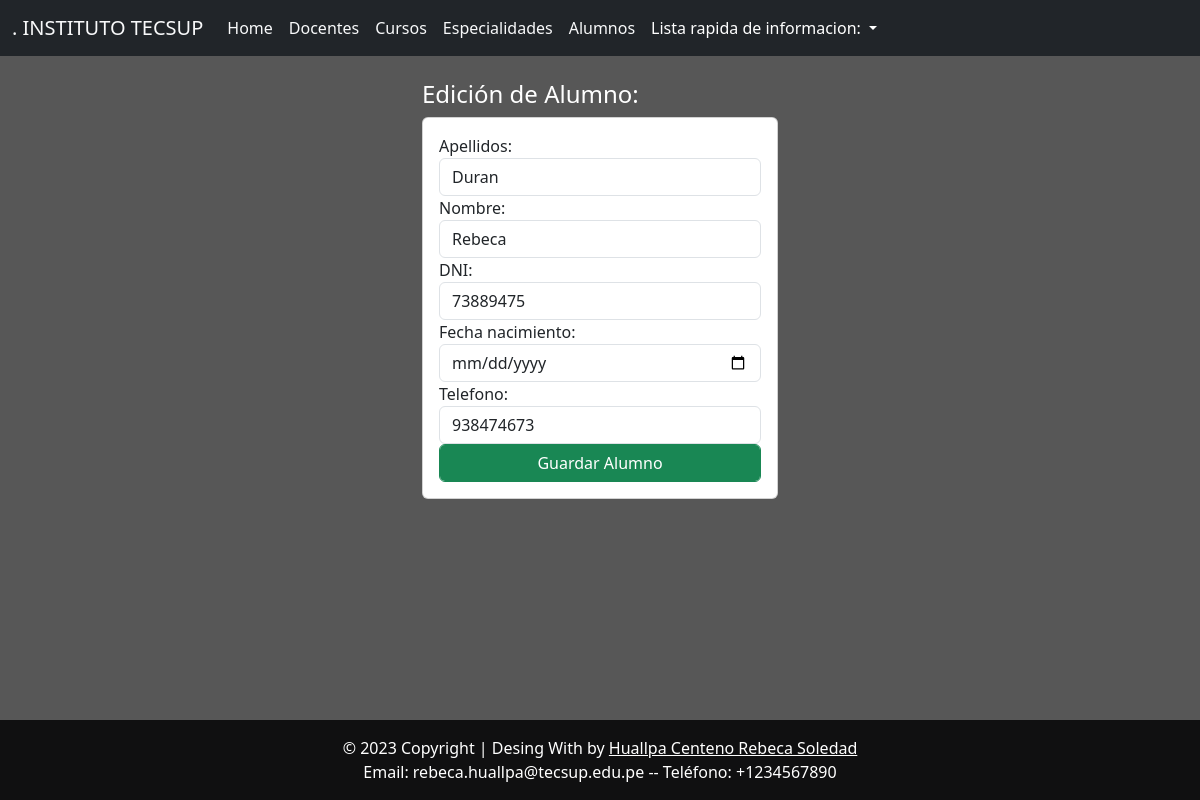
Screenshot of /editaralumno/1/ with the database file from the repository.
### Aplicaciones/Academicos/models.py (models this page shows, shortened)
class Alumno(models.Model):
    id_alumno = models.CharField(primary_key=True, max_length=6)
    apellido = models.CharField(max_length=100)
    nombre = models.CharField(max_length=100)
    dni = models.CharField(max_length=8)
    fecha_nacimiento = models.DateField()
    telefono = models.CharField(max_length=20)

### Aplicaciones/Academicos/views.py (the view)
# urls.py: path('editaralumno/<int:id_alumno>/', views.editaralumno, name='editaralumno'),  # URL para editar un alumno
def editaralumno(request, id_alumno):
    if request.method == "POST":
        apellido = request.POST["txtapellido"]
        nombre = request.POST["txtnombre"]
        dni = request.POST["txtdni"]
        fecha_nacimiento = request.POST["txtfecha_nacimiento"]
        telefono = request.POST["txttelefono"]
        alumno = Alumno.objects.get(id_alumno=id_alumno)
        alumno.apellido = apellido
        alumno.nombre = nombre
        alumno.dni = dni
        alumno.fecha_nacimiento = fecha_nacimiento
        alumno.telefono = telefono
        alumno.save()
        return redirect('/alumno')
    else:
        alumno = Alumno.objects.get(id_alumno=id_alumno)
        return render(request, "EdicionAlumno.html", {"alumno": alumno})

### Aplicaciones/Academicos/Templates/EdicionAlumno.html (shortened to what this page needs)
{% extends './base.html' %}
{% block body %}
<div class="row">
  <div class="col-sm-12 col-md-6 col-lg-4 col-xl-4 offset-md-4">
    <h4>Edición de Alumno:</h4>
    <div class="card">
      <div class="card-body">
        <form action="{% url 'editaralumno' id_alumno=alumno.id_alumno %}" method="POST">
          <div class="form-group">
            <label for="txtapellido">Apellidos:</label>
            <input type="text" id="txtapellido" name="txtapellido" value="{{ alumno.apellido }}" class="form-control">
          </div>
          <div class="form-group">
            <label for="txtnombre">Nombre:</label>
            <input type="text" id="txtnombre" name="txtnombre" value="{{ alumno.nombre }}" class="form-control">
          </div>
          <div class="form-group">
            <label for="txtdni">DNI:</label>
            <input type="text" id="txtdni" name="txtdni" value="{{ alumno.dni }}" class="form-control">
          </div>
          <div class="form-group">
            <label for="txtfecha_nacimiento">Fecha nacimiento:</label>
            <input type="date" id="txtfecha_nacimiento" name="txtfecha_nacimiento" value="{{ alumno.fecha_nacimiento }}" class="form-control">
          </div>
          <div class="form-group">
            <label for="txttelefono">Telefono:</label>
            <input type="text" id="txttelefono" name="txttelefono" value="{{ alumno.telefono }}" class="form-control">
          </div>
          <div class="form-group">
            <button type="submit" class="btn btn-success form-control">Guardar Alumno</button>
          </div>
        </form>
      </div>
    </div>
  </div>
</div>
{% endblock %}

### Aplicaciones/Academicos/Templates/Base.html (style rules this page uses)
body { background-color: #575757; color: #ffffff; }

### rows the page displays
Alumno: txtapellido "Duran", txtnombre "Rebeca", txtdni "73889475", txttelefono "938474673"
